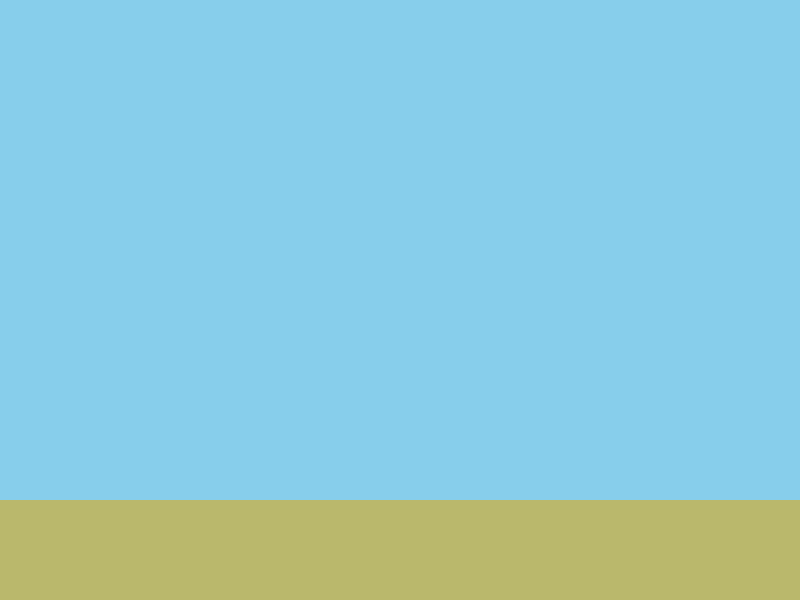
Frame 1 (no input)
Frame 60 (no input): identical to frame 1, image omitted
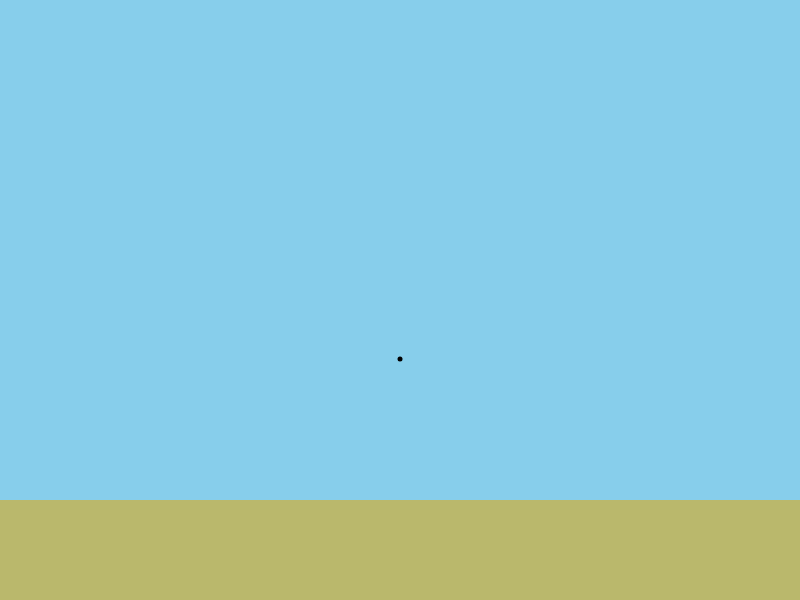
Frame 120 (the mouse pressed at the canvas centre since frame 60)

The p5.js sketch that drew these frames (run headless with seeded random() and noise() and a simulated clock; from frame 60 on, the mouse is pressed at the canvas centre):

// p5.js sketch
// ── sketch.js
// // setup function - used for commands that need to run only once

let seeds = [];

let global_toggle;
function setup() {
    createCanvas(800, 600);
    global_toggle = true;
}

// draw function - used for commands that need to be repeated
function draw() {
    
    background(135, 206, 235);
 
    for (let i = 0; i < seeds.length; i ++) {           //################################################################
        // global_toggle = true;
        seeds[i].moveAndDisplay();
        seeds[i].bloat();
        seeds[i].stem();
        seeds[i].center();
        seeds[i].faster();    
        
    }
    

    ground();
    
    

}

function mousePressed() {                                   //################################################################
    if (global_toggle == true) {
        seeds.push( new Seed(mouseX, mouseY) );
    }
    
    // mouseIsPressed = false;
}

function ground() {
    noStroke();
    fill(color(186, 184, 108));
    rect(0, 500, 800, 100);
}

class Seed {
    constructor(x, y) {
        this.x = x;
        this.y = y;
        this.radius = 5;                //initial seed width
        this.increment = 0.05;          //speed of bloating
        this.color = color(0,0,0);
        this.r = random(255);
        this.g = random(255);
        this.b = random(255);
        this.a = 50;
        this.ran_color = color(this.r, this.g, this.b); 
        this.ran_color2 = color(this.r, this.g, this.b, this.a); 
        this.ran_radius = Math.floor(Math.random() * 20);
        this.ySpeed = 1;                //same speed falling
        this.bloated = false;           //triggers stem after it grows
        
        this.stem_ySpeed = 1;
        // this.stem_max_height = this.y - Math.floor(Math.random() * 50) - 100;    // !question: do i have set a minimum // i did - 100 and random val -
        this.ground_point = 500;
        this.stem_max_height = this.ground_point - Math.floor(Math.random() * 200) - 100;    // !question: do i have set a minimum // i did - 100 and random val - //hm this works better
        this.stem_height = this.ground_point;      //they start at the same pos then it grows out with yspeed
        // console.log(this.stem_max_height);

        this.stem_finished = false;
        this.radius_increment = 0.1;
        this.center_radius = 0;

        this.angle = 0;

        this.top = 0;
        this.bottom = 0;
        this.left = 0;
        this.right = 0;
        this.petal_increment = 0.5;
       
    }
    
    moveAndDisplay() {                              //################################################################
        
        push();
        noStroke();
        fill(this.color)
        ellipse(this.x, this.y, this.radius, this.radius);
        pop();
        
        if(this.y <= this.ground_point) {
            this.y += this.ySpeed;
            if(this.y == this.ground_point){
                this.ySpeed = 0;
            }
            
        } else if(this.y > this.ground_point) {
            this.ySpeed = 0;
            this.y = this.ground_point;
            
        }
        
    }

    bloat() {
        if(this.y == this.ground_point) {
            this.radius += this.increment;
            this.radius = constrain(this.radius, 0, 20)
            if (this.radius == 20) {
                this.bloated = true;
                this.increment = 0;
            }
        }
    }

    stem() {
        if(this.bloated == true) {
            
            stroke(0);
            line(this.x, this.ground_point, this.x, this.stem_height); 
            this.stem_height -= this.stem_ySpeed;   
            this.stem_height = constrain(this.stem_height, this.stem_max_height, this.ground_point)
            if (this.stem_height == this.stem_max_height) {
                this.stem_finished = true;
            }
        }
    }

    center() {
        let sequence = new Promise( (resolve, reject) => {      //center
            if(this.stem_finished) {
                push();
                noStroke();
                fill(this.ran_color);
                ellipseMode(CENTER);
                ellipse(this.x, this.stem_height, this.center_radius, this.center_radius)
                this.center_radius += this.radius_increment;
                this.center_radius = constrain(this.center_radius, 10, 10 + this.ran_radius)
                pop();
                if(this.center_radius == (10 + this.ran_radius)) resolve('Success!');
            }
        });
          
        sequence.then((value) => {
            
            push();

            
            translate(this.x, this.stem_height);
            rotate(radians(this.angle));
            rectMode(CENTER)
            
            fill(this.ran_color2);
            rect(0,0, this.center_radius, this.top)
            rect(0,0, this.center_radius, this.bottom)
            rect(0,0, this.left, this.center_radius)
            rect(0,0, this.right, this.center_radius)
            
            pop();
            
        
        }).then(()=>{
            this.angle+=1;
            this.top += this.petal_increment;
            this.bottom += this.petal_increment;
            this.left += this.petal_increment;
            this.right += this.petal_increment;

            this.top = constrain(this.top, 0, this.center_radius * 2)
            this.bottom = constrain(this.bottom, 0, this.center_radius * 2)
            this.left = constrain(this.left, 0, this.center_radius * 2)
            this.right = constrain(this.right, 0, this.center_radius * 2)

            
        }).then(() => {                                             //################################################################
            if (dist(mouseX, mouseY, this.x, this.stem_height) < this.center_radius) {      //new color but coultn' make the seed dropping stop
                global_toggle = false;
                if(mouseIsPressed){
                    this.r = random(255);
                    this.g = random(255);
                    this.b = random(255);
                    this.ran_color = color(this.r, this.g, this.b); 
                    this.ran_color2 = color(this.r, this.g, this.b, this.a); 
                 
                    
                }
                
            }
            global_toggle = true;
                    
        })
        

    }

    faster() {
        if( dist(this.x, this.stem_height, mouseX, mouseY) < this.center_radius + 20) {
            this.angle += 5;
            // console.log('near!')
        }

    }

}

// •	A background (sky) and foreground (ground)
// •	The user should be able to click anywhere above the ground to drop a "seed" - seeds will begin slowly falling until they reach the grassy area.
// •	Once a seed reaches the ground it should stop falling and begin to expand into a dirt mound.
// •	When the dirt mound gets sufficiently large the seed should sprout a stalk that grows to a random height.
// •	Once the stalk finishes growing a randomly colored center to a flower should grow at the top of the stalk.
// •	Once the flower center has grown a series of petal should grow. The petals should slowly rotate in the breeze.
// Here are some hints to get you started:
// •	Start by creating a class for your seed. What will it need to know when it is constructed? Will it have multiple states (big hint!)
// •	Begin without any user interaction - simply create a single Seed object in the middle of the screen. Next, extend this object so that it falls. When it reaches the bottom it will need to begin to expand into a dirt mound. You can probably do this with a "state" - when the seed gets to a certain position it should switch into its "dirt mound" state.
// •	Prototype the life cycle of your seed all the way up to its "petal" stage. Once you're happy with a single seed you can begin to add in the logic to support multiple seeds. You will need an array to do this.
// If you want to go above and beyond here are some other suggestions (but they aren’t required) - you can earn a small amount of extra credit for implementing one or more of these features. Extra credit will be applied to your midterm exam score.

// •	Make the flowers respond to the mouse once they are fully grown. When the mouse is close to them they should spin faster.
// •	If the user clicks on a flower it should pick a new color. When this happens a new seed should not be dropped.
// •	Flowers should degrade after a period of time once they are fully grown. Degraded flowers should shrink back down and eventually disappear from the world.
// •	Add in a computer-controlled character (a bee?) that visits the flowers and/or interacts with them in some way.
